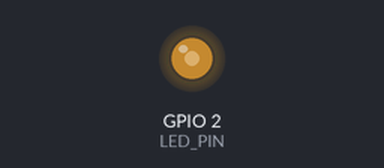
Simulated run of this program. Board: ESP32-S3. Shown: output pins drawn as LEDs (lit = HIGH).

Above: at 0.1 s.
Timing chart, 0 to 1.6 s (numbered marks = the images above):
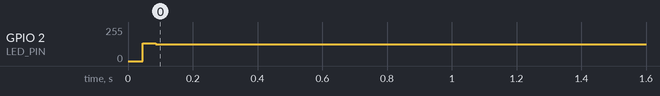

The program:

main.cpp
```cpp
#include <Arduino.h>

#define LED_PIN 2  // Definir el pin del LED
#define INTERVALO 1 // Intervalo en milisegundos

unsigned long tiempoAnterior = 0;
bool estadoLED = false;

void setup() {
    pinMode(LED_PIN, OUTPUT);  // Configurar el pin como salida
}

void loop() {
    unsigned long tiempoActual = millis();

    // Verificar si ha pasado el intervalo
    if (tiempoActual - tiempoAnterior >= INTERVALO) {
        tiempoAnterior = tiempoActual;  // Actualizar el tiempo de referencia

        // Alternar el estado del LED accediendo a los registros del ESP32
        if (estadoLED) {
            GPIO.out_w1tc = (1 << LED_PIN);  // Apagar el LED
        } else {
            GPIO.out_w1ts = (1 << LED_PIN);  // Encender el LED
        }
        estadoLED = !estadoLED; // Cambiar el estado del LED
    }
}
```

Measured:
- by itself, GPIO 2 (LED_PIN): 0/255 → 126/255 at 0.05 s
